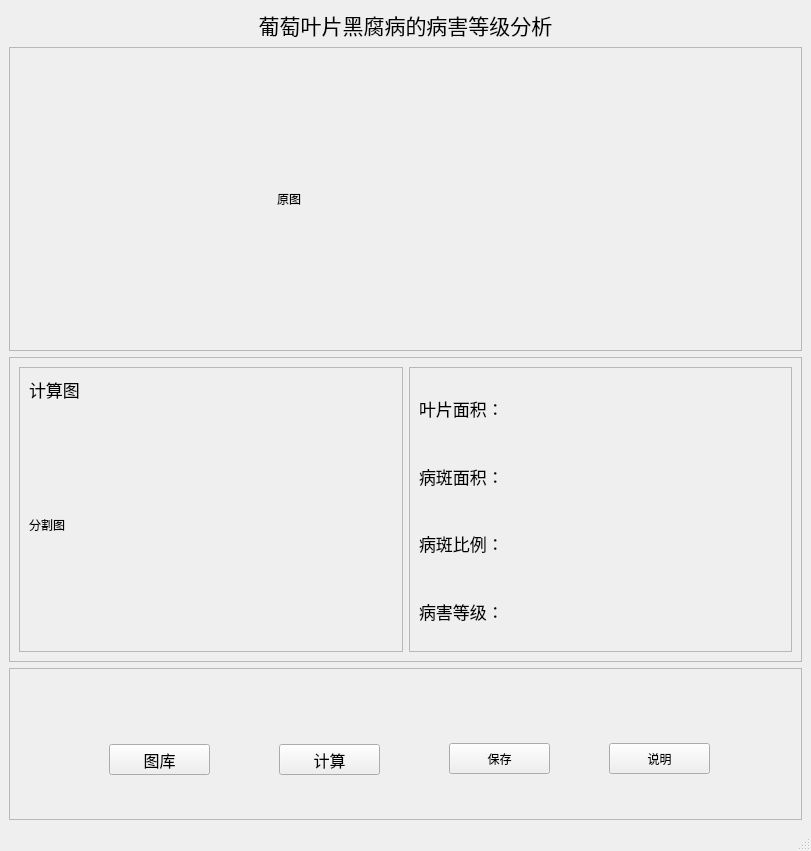
<?xml version="1.0" encoding="UTF-8"?>
<ui version="4.0">
 <class>MainWindow</class>
 <widget class="QMainWindow" name="MainWindow">
  <property name="geometry">
   <rect>
    <x>0</x>
    <y>0</y>
    <width>811</width>
    <height>851</height>
   </rect>
  </property>
  <property name="windowTitle">
   <string>葡萄叶片黑腐病的病害等级分析软件</string>
  </property>
  <widget class="QWidget" name="centralwidget">
   <layout class="QVBoxLayout" name="verticalLayout" stretch="0,2,2,1">
    <item>
     <widget class="QLabel" name="title">
      <property name="font">
       <font>
        <pointsize>16</pointsize>
       </font>
      </property>
      <property name="text">
       <string>葡萄叶片黑腐病的病害等级分析</string>
      </property>
      <property name="alignment">
       <set>Qt::AlignCenter</set>
      </property>
     </widget>
    </item>
    <item>
     <widget class="QFrame" name="src">
      <property name="frameShape">
       <enum>QFrame::StyledPanel</enum>
      </property>
      <property name="frameShadow">
       <enum>QFrame::Raised</enum>
      </property>
      <layout class="QHBoxLayout" name="horizontalLayout" stretch="1,1,1">
       <item>
        <spacer name="horizontalSpacer">
         <property name="orientation">
          <enum>Qt::Horizontal</enum>
         </property>
         <property name="sizeHint" stdset="0">
          <size>
           <width>40</width>
           <height>20</height>
          </size>
         </property>
        </spacer>
       </item>
       <item>
        <widget class="QLabel" name="label_origin">
         <property name="text">
          <string>原图</string>
         </property>
        </widget>
       </item>
       <item>
        <spacer name="horizontalSpacer_2">
         <property name="orientation">
          <enum>Qt::Horizontal</enum>
         </property>
         <property name="sizeHint" stdset="0">
          <size>
           <width>40</width>
           <height>20</height>
          </size>
         </property>
        </spacer>
       </item>
      </layout>
     </widget>
    </item>
    <item>
     <widget class="QFrame" name="result">
      <property name="frameShape">
       <enum>QFrame::StyledPanel</enum>
      </property>
      <property name="frameShadow">
       <enum>QFrame::Raised</enum>
      </property>
      <layout class="QHBoxLayout" name="horizontalLayout_2" stretch="2,2">
       <item>
        <widget class="QFrame" name="frame_2">
         <property name="frameShape">
          <enum>QFrame::StyledPanel</enum>
         </property>
         <property name="frameShadow">
          <enum>QFrame::Raised</enum>
         </property>
         <layout class="QVBoxLayout" name="verticalLayout_2" stretch="0,1">
          <item>
           <widget class="QLabel" name="label_7">
            <property name="font">
             <font>
              <pointsize>13</pointsize>
             </font>
            </property>
            <property name="text">
             <string>计算图</string>
            </property>
           </widget>
          </item>
          <item>
           <widget class="QLabel" name="label_predict">
            <property name="text">
             <string>分割图</string>
            </property>
           </widget>
          </item>
         </layout>
        </widget>
       </item>
       <item>
        <widget class="QFrame" name="frame">
         <property name="frameShape">
          <enum>QFrame::StyledPanel</enum>
         </property>
         <property name="frameShadow">
          <enum>QFrame::Raised</enum>
         </property>
         <layout class="QGridLayout" name="gridLayout">
          <item row="1" column="1">
           <widget class="QLabel" name="label_disease_area">
            <property name="font">
             <font>
              <pointsize>13</pointsize>
             </font>
            </property>
            <property name="text">
             <string/>
            </property>
           </widget>
          </item>
          <item row="3" column="1">
           <widget class="QLabel" name="label_rate">
            <property name="font">
             <font>
              <pointsize>13</pointsize>
             </font>
            </property>
            <property name="text">
             <string/>
            </property>
           </widget>
          </item>
          <item row="0" column="1">
           <widget class="QLabel" name="label_leaf_area">
            <property name="font">
             <font>
              <pointsize>13</pointsize>
             </font>
            </property>
            <property name="text">
             <string/>
            </property>
           </widget>
          </item>
          <item row="1" column="0">
           <widget class="QLabel" name="label_2">
            <property name="font">
             <font>
              <pointsize>13</pointsize>
             </font>
            </property>
            <property name="text">
             <string>病斑面积：</string>
            </property>
           </widget>
          </item>
          <item row="0" column="0">
           <widget class="QLabel" name="label">
            <property name="font">
             <font>
              <pointsize>13</pointsize>
             </font>
            </property>
            <property name="text">
             <string>叶片面积：</string>
            </property>
           </widget>
          </item>
          <item row="3" column="0">
           <widget class="QLabel" name="label_3">
            <property name="font">
             <font>
              <pointsize>13</pointsize>
             </font>
            </property>
            <property name="text">
             <string>病害等级：</string>
            </property>
           </widget>
          </item>
          <item row="2" column="0">
           <widget class="QLabel" name="label_4">
            <property name="font">
             <font>
              <pointsize>13</pointsize>
             </font>
            </property>
            <property name="text">
             <string>病斑比例：</string>
            </property>
           </widget>
          </item>
          <item row="2" column="1">
           <widget class="QLabel" name="label_ratio">
            <property name="font">
             <font>
              <pointsize>13</pointsize>
             </font>
            </property>
            <property name="text">
             <string> </string>
            </property>
           </widget>
          </item>
         </layout>
        </widget>
       </item>
      </layout>
     </widget>
    </item>
    <item>
     <widget class="QFrame" name="button">
      <property name="frameShape">
       <enum>QFrame::StyledPanel</enum>
      </property>
      <property name="frameShadow">
       <enum>QFrame::Raised</enum>
      </property>
      <widget class="QToolButton" name="button_open">
       <property name="geometry">
        <rect>
         <x>100</x>
         <y>76</y>
         <width>101</width>
         <height>31</height>
        </rect>
       </property>
       <property name="font">
        <font>
         <family>Agency FB</family>
         <pointsize>12</pointsize>
         <weight>50</weight>
         <italic>false</italic>
         <bold>false</bold>
        </font>
       </property>
       <property name="cursor">
        <cursorShape>PointingHandCursor</cursorShape>
       </property>
       <property name="focusPolicy">
        <enum>Qt::ClickFocus</enum>
       </property>
       <property name="styleSheet">
        <string notr="true">font: 12pt &quot;Agency FB&quot;;</string>
       </property>
       <property name="text">
        <string>图库</string>
       </property>
      </widget>
      <widget class="QToolButton" name="button_show">
       <property name="geometry">
        <rect>
         <x>270</x>
         <y>76</y>
         <width>101</width>
         <height>31</height>
        </rect>
       </property>
       <property name="font">
        <font>
         <family>Agency FB</family>
         <pointsize>12</pointsize>
         <weight>50</weight>
         <italic>false</italic>
         <bold>false</bold>
        </font>
       </property>
       <property name="cursor">
        <cursorShape>PointingHandCursor</cursorShape>
       </property>
       <property name="focusPolicy">
        <enum>Qt::ClickFocus</enum>
       </property>
       <property name="styleSheet">
        <string notr="true">font: 12pt &quot;Agency FB&quot;;</string>
       </property>
       <property name="text">
        <string>计算</string>
       </property>
      </widget>
      <widget class="QToolButton" name="button_save">
       <property name="geometry">
        <rect>
         <x>440</x>
         <y>75</y>
         <width>101</width>
         <height>31</height>
        </rect>
       </property>
       <property name="cursor">
        <cursorShape>PointingHandCursor</cursorShape>
       </property>
       <property name="focusPolicy">
        <enum>Qt::ClickFocus</enum>
       </property>
       <property name="styleSheet">
        <string notr="true">font: 12pt &quot;Agency FB&quot;;</string>
       </property>
       <property name="text">
        <string>保存</string>
       </property>
      </widget>
      <widget class="QToolButton" name="button_explain">
       <property name="geometry">
        <rect>
         <x>600</x>
         <y>75</y>
         <width>101</width>
         <height>31</height>
        </rect>
       </property>
       <property name="cursor">
        <cursorShape>PointingHandCursor</cursorShape>
       </property>
       <property name="focusPolicy">
        <enum>Qt::ClickFocus</enum>
       </property>
       <property name="styleSheet">
        <string notr="true">font: 12pt &quot;Agency FB&quot;;</string>
       </property>
       <property name="text">
        <string>说明</string>
       </property>
      </widget>
     </widget>
    </item>
   </layout>
  </widget>
  <widget class="QStatusBar" name="statusbar"/>
 </widget>
 <resources/>
 <connections/>
</ui>
